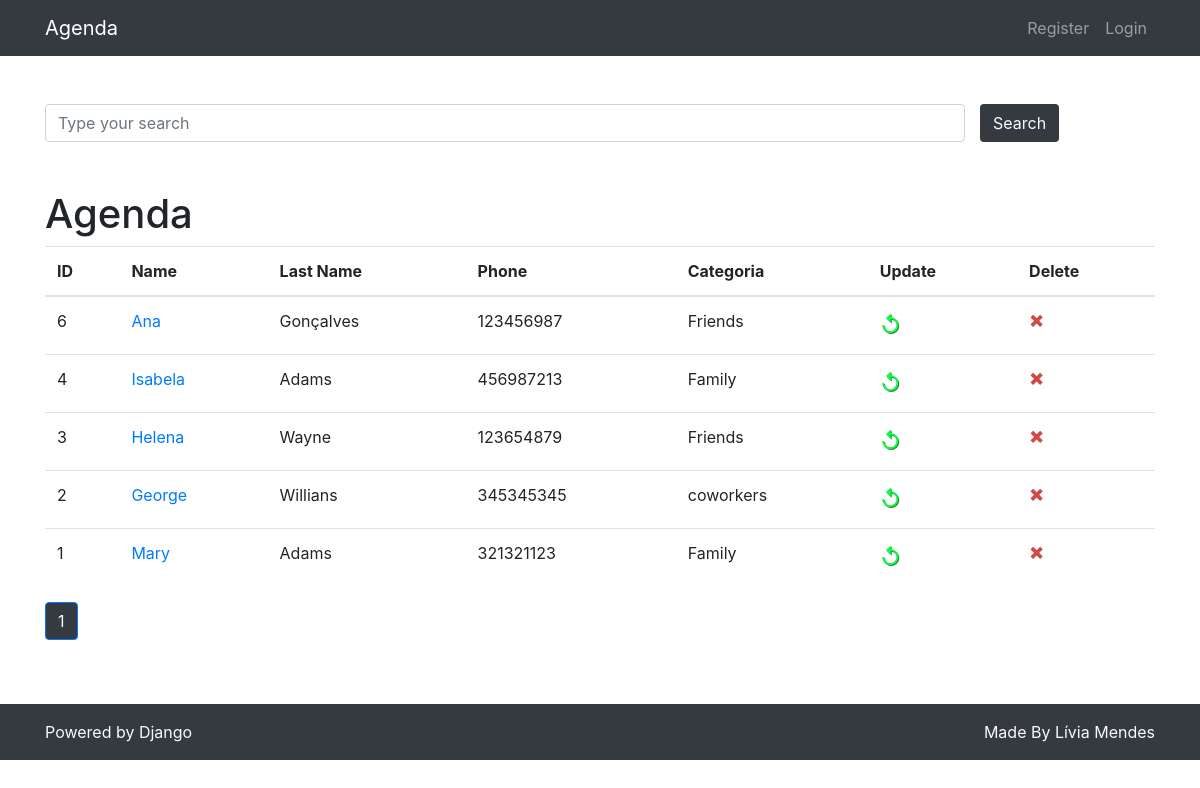
The page / on the database its author committed.
### contacts/models.py (models this page shows, shortened)
class Contact(models.Model):
    name = models.CharField(max_length=255)
    last_name = models.CharField(max_length=255, blank=True)
    phone = models.CharField(max_length=255)
    email = models.CharField(max_length=255, blank=True)
    creation_date = models.DateTimeField(default=timezone.now)
    description = models.TextField(blank=True)
    categoria = models.ForeignKey(Categoria, on_delete=models.DO_NOTHING)
    show = models.BooleanField(default=True)
    picture = models.ImageField(blank=True, upload_to='pictures/%Y/%m/')

class Categoria(models.Model):
    name = models.CharField(max_length=255)
    def __str__(self):
        return self.name

### contacts/views.py (the view)
# urls.py: path('', views.index, name='index'),
def index(request):
    contacts = Contact.objects.order_by('-id').filter(show=True)
    paginator = Paginator(contacts, 10)
    page = request.GET.get('page')
    contacts = paginator.get_page(page)
    return render(request, 'contacts/index.html', {
        'contacts': contacts
    })

### contacts/templates/contacts/index.html
{% extends 'base.html' %}
{% block content %}
<h1 class="mt-5">Agenda</h1>
<table class="table">
    <thead>
    <tr>
        <th>ID</th>
        <th>Name</th>
        <th>Last Name</th>
        <th>Phone</th>
        <th>Categoria</th>
        <th>Update</th>
        <th>Delete</th>
    </tr>
    </thead>
    <tbody>
    {% for contact in contacts %}
    <tr>
        <td>{{ contact.id }}</td>
        <td>
            <a href="{% url 'show_contact' contact.id %}">{{ contact.name }}</a>
        </td>
        <td>{{ contact.last_name }}</td>
        <td>{{ contact.phone }}</td>
        <td>{{ contact.categoria }}</td>
        <td>
            <a id="update-link" href="{% url 'update' contact.id %}">&#8634;</a>
        </td>
        <td>
            <a class="delete-link" href="{% url 'delete' contact.id %}">&#215;</a>
        </td>
    </tr>
    {% endfor %}
    </tbody>
</table>
<nav aria-label="Page navigation example">
    <ul class="pagination">
        {% for page in contacts.paginator.page_range %}
            {% if contacts.number == page %}
                <li class="page-item active"><a class="bg-dark page-link" href="?page={{ page }}&search={{ request.GET.search}}">{{ page }}</a></li>
            {% else %}
                <li class="page-item"><a class="page-link" href="?page={{ page }}&search={{ request.GET.search}}">{{ page }}</a></li>
            {% endif %}
        {% endfor %}
    </ul>
</nav>
{% endblock %}

### templates/base.html (shortened to what this page needs)
{% load static %}
<!DOCTYPE html>
<html lang="en">
<head>
    {% include 'parciais/_head.html'%}
</head>
<body>
{% include 'parciais/_nav.html' %}
<div class="container">
    <div class="row">
        <div class="col-lg-12">
            {% if 'accounts' not in request.path %}
            <br><br>
            <form method="get" action="{% url 'search' %}">
                <div class="form-group row">
                    <div class="col-10">
                        <input class="form-control"
                               type="search" value="{{ request.GET.search }}"
                               id="search-input"
                               placeholder="Type your search"
                               name="search">
                    </div>
                    <button class="btn btn btn-default bg-dark text-light">Search</button>
                </div>
            </form>
            {% endif %}
            {% block content %} {% endblock %}
        </div>
    </div>
</div>
{% include 'parciais/_footer.html'%}
</body>
</html>

### templates/parciais/_head.html (shortened to what this page needs)
{% load static %}
<link href="{% static 'vendor/bootstrap/css/bootstrap.min.css' %}" rel="stylesheet">
<link href="{% static 'css/base.css' %}" rel="stylesheet">

### templates/parciais/_nav.html (shortened to what this page needs)
<nav class="navbar navbar-expand-lg navbar-dark bg-dark static-top">
    <div class="container">
        <a class="navbar-brand" href="{% url 'index' %}">Agenda</a>
    {% if not user.is_authenticated %}
        <div class="collapse navbar-collapse" id="navbarResponsive">
        <ul class="navbar-nav ml-auto">
          <li class="nav-item">
            <a class="nav-link" href="{% url 'register'%}">Register
            </a>
          </li>
          <li class="nav-item">
            <a class="nav-link" href="{% url 'login' %}">Login</a>
          </li>
        </ul>
      </div>
    {% endif %}
    </div>
</nav>

### templates/parciais/_footer.html (shortened to what this page needs)
{% load static %}
<footer class="bg-dark text-light">
    <div class="container navbar-dark  pt-3 mt-5">
        <div class="row">
            <div class="col">
                <p class="text-left">Powered by Django</p>
            </div>
            <div class="col">
                <p class="text-right">Made By Lívia Mendes</p>
            </div>
        </div>
    </div>
</footer>

### templates/static/css/base.css (style rules this page uses)
.delete-link { text-decoration: none; font-weight: 900; color: #cf4949; font-size: 22px; line-height: 0; padding: 20px 0px; }
#update-link { color: #07FF3B; text-decoration: none; font-size: 22px; text-shadow: 1px 1px #3B8147; }

### rows shown on the page
Contact: id "6", name "Ana", last_name "Gonçalves", phone "123456987", categoria "Friends"
Contact: id "4", name "Isabela", last_name "Adams", phone "456987213", categoria "Family"
Contact: id "3", name "Helena", last_name "Wayne", phone "123654879", categoria "Friends"
Contact: id "2", name "George", last_name "Willians", phone "345345345", categoria "coworkers"
Contact: id "1", name "Mary", last_name "Adams", phone "321321123", categoria "Family"

### other values the page prints
{{ page }} "1"
